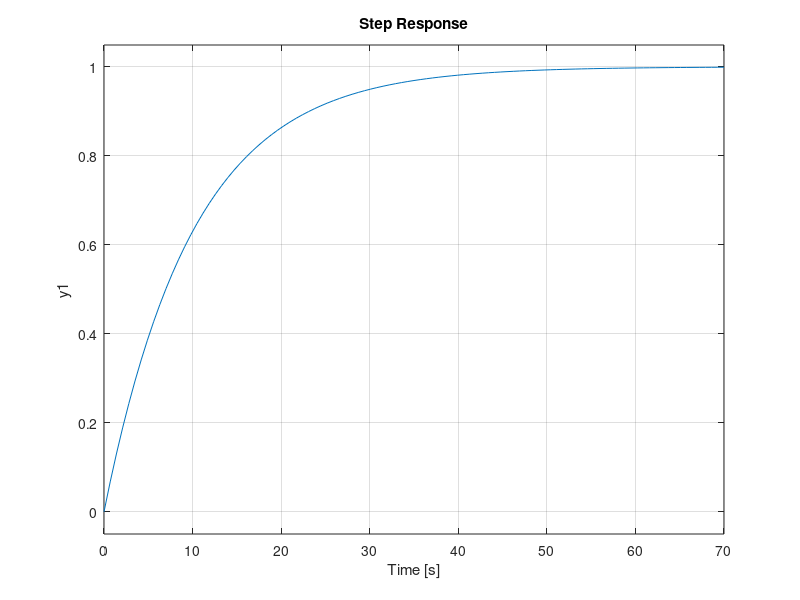

MATLAB code to generate this figure:
%%DHT11

dht11 = tf([0.0994252],[1 0.0994252]);
figure;
t = 0:0.01:20;
vout = 1 - exp(-0.0994252*t);
%plot(t,vout);
step(dht11);
